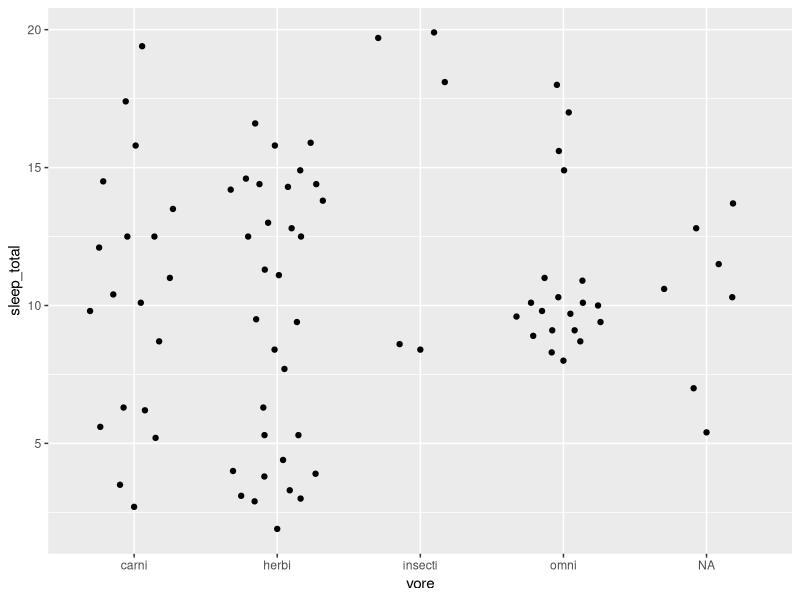
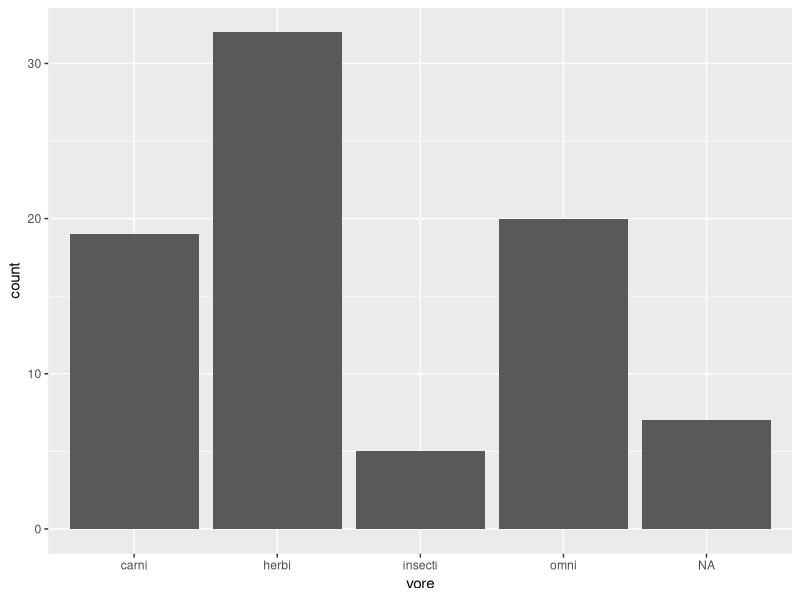

Generate these figures, in order, with R:
library(ggplot2)
library(dplyr)

msleep
lapply(msleep, function(i) sum(is.na(i)))

set.seed(1)
library(ggbeeswarm)
ggplot(msleep, aes(x = vore, y = sleep_total)) +
  geom_quasirandom()

ggplot(msleep, aes(x = vore)) +
  geom_bar()

msleep_counted <- msleep %>% 
  group_by(vore) %>% 
  summarise(n = length(vore))
